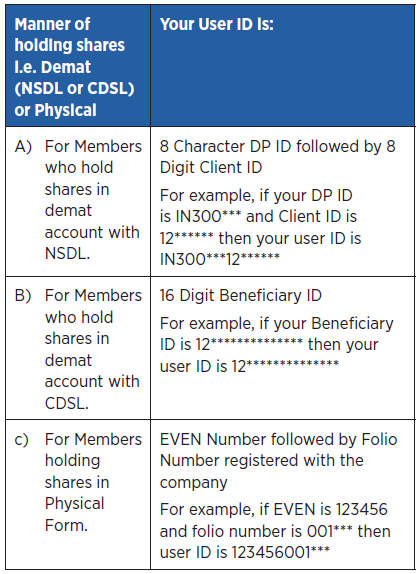
#> input picture Table_Input_Images/page_40.PNG, 419 x 574 px, found by its file name
$ jupyter execute --allow-errors image_to_text.ipynb   (shell and % lines are left out)
#> lines starting #> are read from the running program, lines starting #| are printed output that depends on the picture; after the words box and inside, x2 and y2 are one past the last pixel; in counts of white or black regions, pixels touching at a corner belong together
<a href="https://colab.research.google.com/github/soumick1/Tabular-data-extraction-from-images-OCR-/blob/main/image_to_text.ipynb" target="_parent"></a>

[cell 1]
import cv2
import numpy as np
import pandas as pd
import matplotlib.pyplot as plt
import csv
try:
    from PIL import Image
except ImportError:
    import Image
import pytesseract

[cell 2]
'''img = cv2.imread(r'/content/page_40.PNG')
gray = cv2.cvtColor(img, cv2.COLOR_BGR2GRAY)
cv2.imwrite('/content/page_40.PNG', gray)'''

[cell 3]
#read your file
plt.figure(figsize=(12,10))
file=r'/content/page_40.PNG'
img = cv2.imread(file,0)
#gray_image = cv2.cvtColor(img, cv2.COLOR_BGR2GRAY)
#plt.imshow(gray_image)
img.shape

#thresholding the image to a binary image
thresh,img_bin = cv2.threshold(img,128,255,cv2.THRESH_BINARY |cv2.THRESH_OTSU)
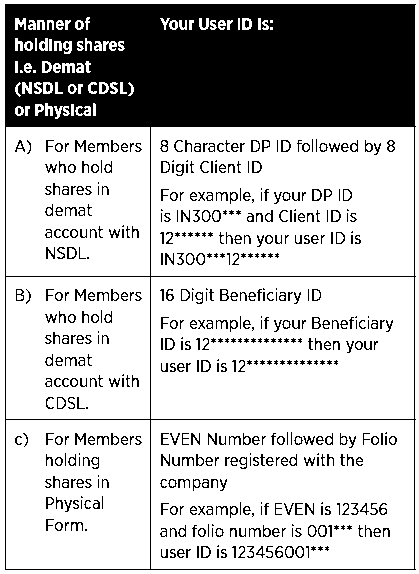
#> img_bin: shape (574, 419); 73.6% white; 538 black regions (186 under 20 px), largest, box (x1, y1, x2, y2) and area: (5, 4, 416, 570) 49329, (75, 140, 86, 152) 68, (75, 289, 86, 301) 68
#> thresh = 171

#inverting the image
img_bin = 255-img_bin
cv2.imwrite('/Users/YOURPATH/cv_inverted.png',img_bin)

#Plotting the image to see the output
plotting = plt.imshow(img_bin,cmap='gray')
plt.show()

[cell 4]
# Length(width) of kernel as 100th of total width
kernel_len = np.array(img).shape[1]//100

# Defining a vertical kernel to detect all vertical lines of image
ver_kernel = cv2.getStructuringElement(cv2.MORPH_RECT, (1, kernel_len))

# Defining a horizontal kernel to detect all horizontal lines of image
hor_kernel = cv2.getStructuringElement(cv2.MORPH_RECT, (kernel_len, 1))

# A kernel of 2x2
kernel = cv2.getStructuringElement(cv2.MORPH_RECT, (2, 2))

[cell 5]
#Use vertical kernel to detect and save the vertical lines in a jpg
image_1 = cv2.erode(img_bin, ver_kernel, iterations=4)
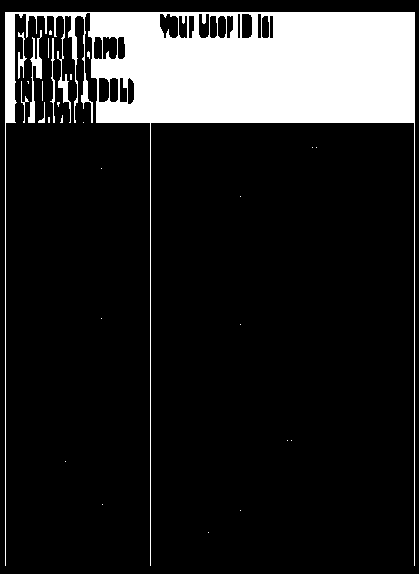
#> image_1: shape (574, 419); 15.6% white; 28 white regions (20 under 20 px), largest, box (x1, y1, x2, y2) and area: (5, 12, 415, 566) 36488, (28, 30, 42, 123) 432, (50, 38, 55, 123) 150
vertical_lines = cv2.dilate(image_1, ver_kernel, iterations=4)
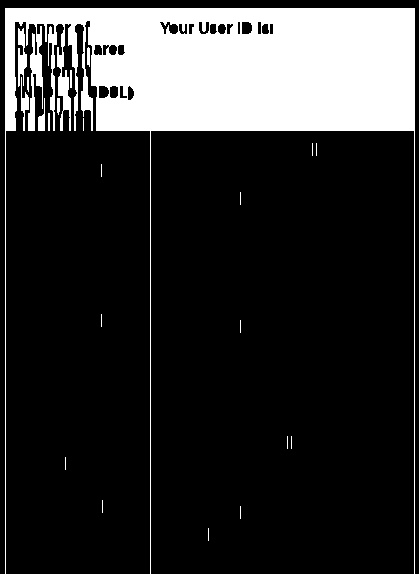
#> vertical_lines: shape (574, 419); 19.1% white; 22 white regions (13 under 20 px), largest, box (x1, y1, x2, y2) and area: (5, 8, 415, 574) 45033, (18, 28, 27, 87) 329, (21, 77, 29, 131) 171
cv2.imwrite("/content/vertical.jpg",vertical_lines)

#Plot the generated image
plotting = plt.imshow(image_1,cmap='gray')
plt.show()

[cell 6]
#Use horizontal kernel to detect and save the horizontal lines in a jpg
image_2 = cv2.erode(img_bin, hor_kernel, iterations=4)
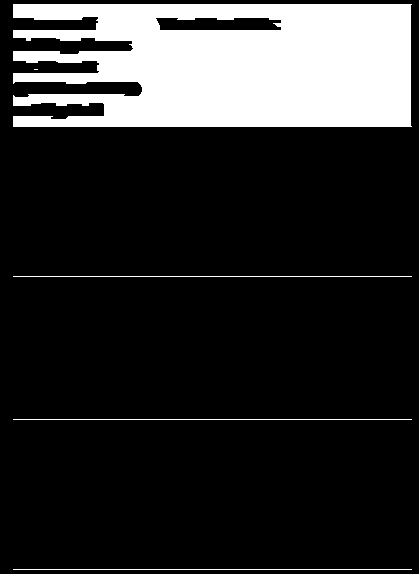
#> image_2: shape (574, 419); 17.8% white; 5 white regions (1 under 20 px), largest, box (x1, y1, x2, y2) and area: (13, 4, 412, 127) 41676, (13, 276, 412, 277) 399, (13, 419, 412, 420) 399, (13, 569, 412, 570) 399
horizontal_lines = cv2.dilate(image_2, hor_kernel, iterations=4)
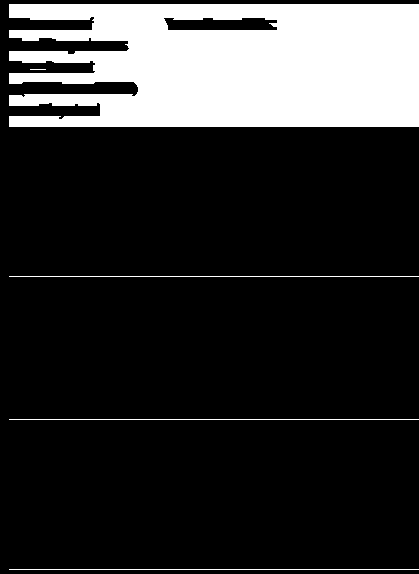
#> horizontal_lines: shape (574, 419); 18.7% white; 5 white regions (1 under 20 px), largest, box (x1, y1, x2, y2) and area: (9, 4, 419, 127) 43762, (9, 276, 419, 277) 410, (9, 419, 419, 420) 410, (9, 569, 419, 570) 410
cv2.imwrite("/content/horizontal.jpg",horizontal_lines)

#Plot the generated image
plotting = plt.imshow(image_2,cmap='gray')
plt.show()

[cell 7]
# Combine horizontal and vertical lines in a new third image, with both having same weight.
img_vh = cv2.addWeighted(vertical_lines, 0.5, horizontal_lines, 0.5, 0.0)

#Eroding and thesholding the image
img_vh = cv2.erode(~img_vh, kernel, iterations=3)
thresh, img_vh = cv2.threshold(img_vh,128,255, cv2.THRESH_BINARY | cv2.THRESH_OTSU)
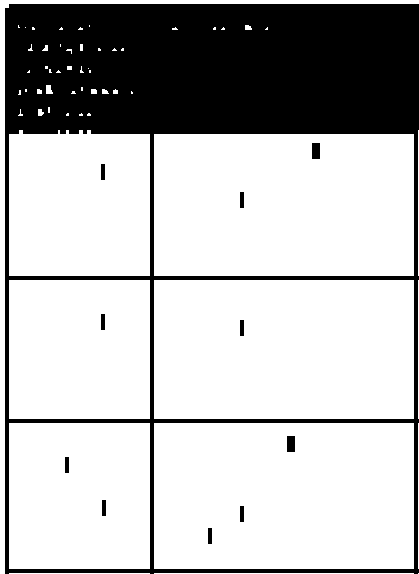
#> img_vh: shape (574, 419); 73.4% white; 11 black regions
#> thresh = 127
cv2.imwrite("/content/img_vh.jpg", img_vh)
bitxor = cv2.bitwise_xor(img,img_vh)
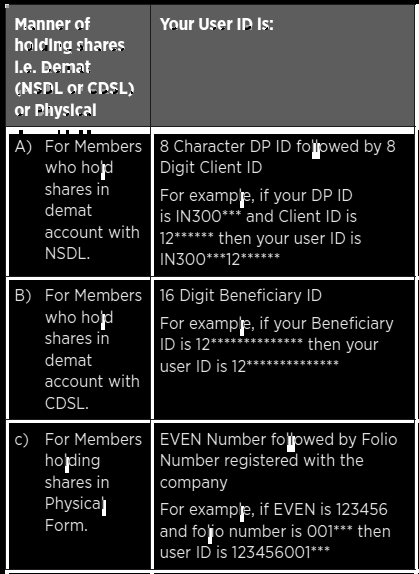
#> bitxor: shape (574, 419); min 0, max 255, mean 44.5
bitnot = cv2.bitwise_not(bitxor)
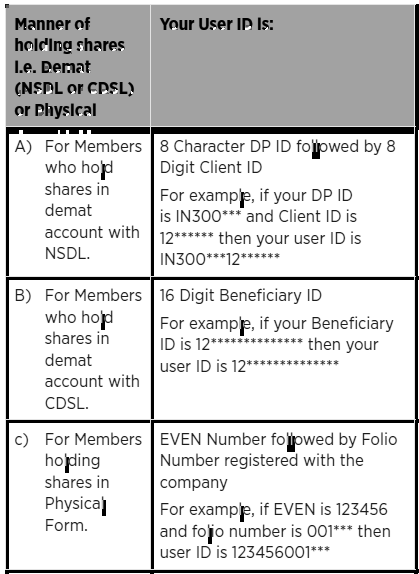
#> bitnot: shape (574, 419); min 0, max 255, mean 210.5

#Plotting the generated image
plotting = plt.imshow(bitnot,cmap='gray')
plt.show()

[cell 8]
# Detect contours for following box detection
contours, hierarchy = cv2.findContours(img_vh, cv2.RETR_TREE, cv2.CHAIN_APPROX_SIMPLE)
#> contours = 66 contours, 46 with area under 20; largest, box (x1, y1, x2, y2) and area: (154, 423, 414, 569) 37555, (154, 134, 414, 276) 36519, (154, 280, 414, 419) 35742, (9, 423, 150, 569) 20300, (9, 130, 150, 276) 19793

[cell 9]
def sort_contours(cnts, method="left-to-right"):
    # initialize the reverse flag and sort index
#> called with method = 'top-to-bottom'
    reverse = False
    i = 0

    # handle if we need to sort in reverse
    if method == "right-to-left" or method == "bottom-to-top":
      reverse = True

    # handle if we are sorting against the y-coordinate rather than
    # the x-coordinate of the bounding box
    if method == "top-to-bottom" or method == "bottom-to-top":
      i = 1

    # construct the list of bounding boxes and sort them from top to
    # bottom
    boundingBoxes = [cv2.boundingRect(c) for c in cnts]
#> boundingBoxes = 66 items, first 6: (418, 573, 1, 1), (154, 573, 260, 1), (9, 573, 141, 1), (418, 423, 1, 146), (154, 423, 260, 146), (207, 527, 6, 18)
    (cnts, boundingBoxes) = zip(*sorted(zip(cnts, boundingBoxes),
    key=lambda b:b[1][i], reverse=reverse))
#> cnts has the same summary as contours outside sort_contours; boundingBoxes = 66 items, first 6: (0, 0, 419, 574), (245, 25, 7, 5), (89, 25, 1, 2), (18, 25, 2, 3), (265, 27, 3, 3), (221, 27, 4, 3)

    # return the list of sorted contours and bounding boxes
    return (cnts, boundingBoxes)

[cell 10]
# Sort all the contours by top to bottom.
contours, boundingBoxes = sort_contours(contours, method='top-to-bottom')

[cell 11]
#Creating a list of heights for all detected boxes
heights = [boundingBoxes[i][3] for i in range(len(boundingBoxes))]
#> heights = 66 values, max 574 at index 0, min 1 at index 11, mean 33.62

#Get mean of heights
mean = np.mean(heights)
#> mean = 33.62

[cell 12]
#Create list box to store all boxes in
box = []

# Get position (x,y), width and height for every contour and show the contour on image
for c in contours:
    x, y, w, h = cv2.boundingRect(c)
    print(w,h)
    if (w<1000 and h<700):
        image = cv2.rectangle(img,(x,y),(x+w,y+h),(0,255,0),2)
        box.append([x,y,w,h])
#> this loop made 66 passes
#> (x, y, w, h) on passes 1, 2, 7, 8, 9, 11, 12, 15: (0, 0, 419, 574), (245, 25, 7, 5), (213, 27, 3, 3), (172, 27, 6, 3), (78, 27, 5, 3), (32, 27, 3, 3), (25, 27, 1, 1), (28, 44, 5, 7)
#> (printed output is left out)
#> pass 2, `image = cv2.rectangle(img,(x,y),(x+w,y+h),(0,255,0),2)`:
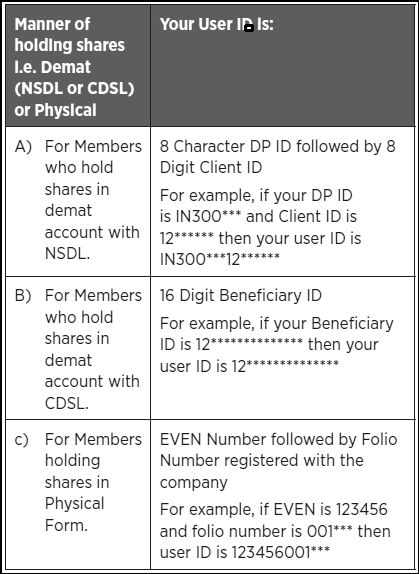
#> image: shape (574, 419); min 0, max 255, mean 206.3
#> after the loop:
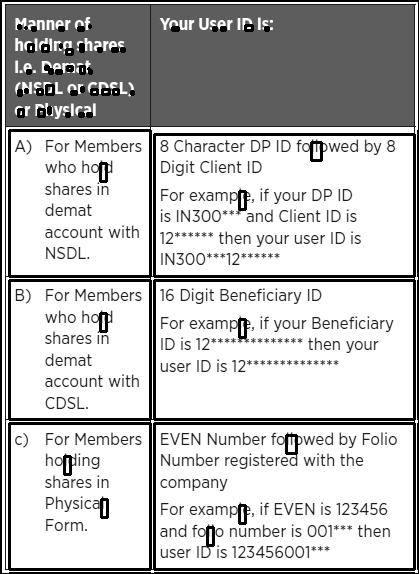
#> img: shape (574, 419); min 0, max 255, mean 191.9
#> after the loop, box = 66 items, first 6: [0, 0, 419, 574], [245, 25, 7, 5], [89, 25, 1, 2], [18, 25, 2, 3], [265, 27, 3, 3], [221, 27, 4, 3]
plotting = plt.imshow(image,cmap='gray')
plt.show()

[cell 13]
#Creating two lists to define row and column in which cell is located
row=[]
column=[]
j=0

#Sorting the boxes to their respective row and column
for i in range(len(box)):
    if(i==0):
        column.append(box[i])
        previous=box[i]
    else:
        if(box[i][1]<=previous[1]+mean/2):
            column.append(box[i])
            previous=box[i]
            if(i==len(box)-1):
                row.append(column)
        else:
            row.append(column)
            column=[]
            previous = box[i]
            column.append(box[i])
#> this loop made 66 passes
#> after the loop, row = 14 items
print(column)
#| [[418, 573, 1, 1], [154, 573, 260, 1], [9, 573, 141, 1]]
print(row)
#> (printed output is left out)

[cell 14]
#calculating maximum number of cells
countcol = 0
for i in range(len(row)):
    countcol = len(row[i])
    if countcol > countcol:
        countcol = countcol
#> this loop made 14 passes
#> countcol on passes 1 to 8: 1, 11, 8, 24, 4, 1, 1, 3

[cell 15]
#Retrieving the center of each column
center = [int(row[i][j][0]+row[i][j][2]/2) for j in range(len(row[i])) if row[0]]
#> center = [418, 284, 79]
center=np.array(center)
center.sort()

[cell 16]
#Regarding the distance to the columns center, the boxes are arranged in respective order
finalboxes = []
for i in range(len(row)):
    lis=[]
    for k in range(countcol):
        lis.append([])
    for j in range(len(row[i])):
        diff = abs(center-(row[i][j][0]+row[i][j][2]/4))
        minimum = min(diff)
        indexing = list(diff).index(minimum)
        lis[indexing].append(row[i][j])
    finalboxes.append(lis)
#> this loop made 14 passes
#> after the loop, finalboxes = 14 items

[cell 17]
#from every single image-based cell/box the strings are extracted via pytesseract and stored in a list
outer=[]
#> (the rest of this cell did not finish here and is left out)

[cell 18]
#Creating a dataframe of the generated OCR list
arr = np.array(outer)

#> (the rest of this cell did not finish here and is left out)

[cell 19]
#dataframe.to_csv('out.csv')

[cell 20]
pool = []
#> (the rest of this cell did not finish here and is left out)

[cell 21]
# [5 lines left out: function func, not called in this run]

#> (the rest of this cell did not finish here and is left out)

#> (a cell that did not finish here is left out)

[cell 23]
from google.colab.patches import cv2_imshow
img = cv2.imread('/content/page_40.PNG')
#> img is the input picture: shape (574, 419, 3); mean B, G, R 222.8, 209.3, 198.5
cv2_imshow(img)

[cell 24]
img[-10][-10]
#> Out = [255, 255, 255]
